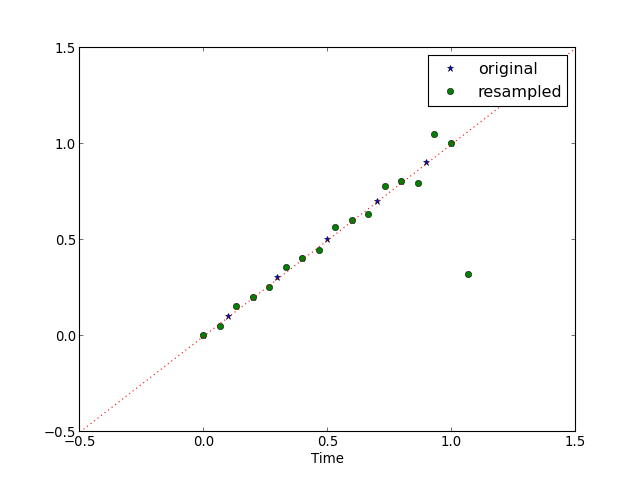

Generate this figure with Python:
import numpy
import pylab
from sp import multirate
fs1 = 10.0
t1 = numpy.arange(0, 1 + 1.0/fs1, 1.0/fs1)
x = t1
y = multirate.resample(x, 3, 2)
t2 = numpy.arange(0,(len(y)))*2.0/(3.0*fs1)
pylab.figure()
pylab.plot(t1, x, '*')
pylab.plot(t2, y, 'o')
pylab.plot(numpy.arange(-0.5,1.5, 0.01), numpy.arange(-0.5,1.5, 0.01), ':')
pylab.legend(('original','resampled'), numpoints=1)
pylab.xlabel('Time')
pylab.show()
